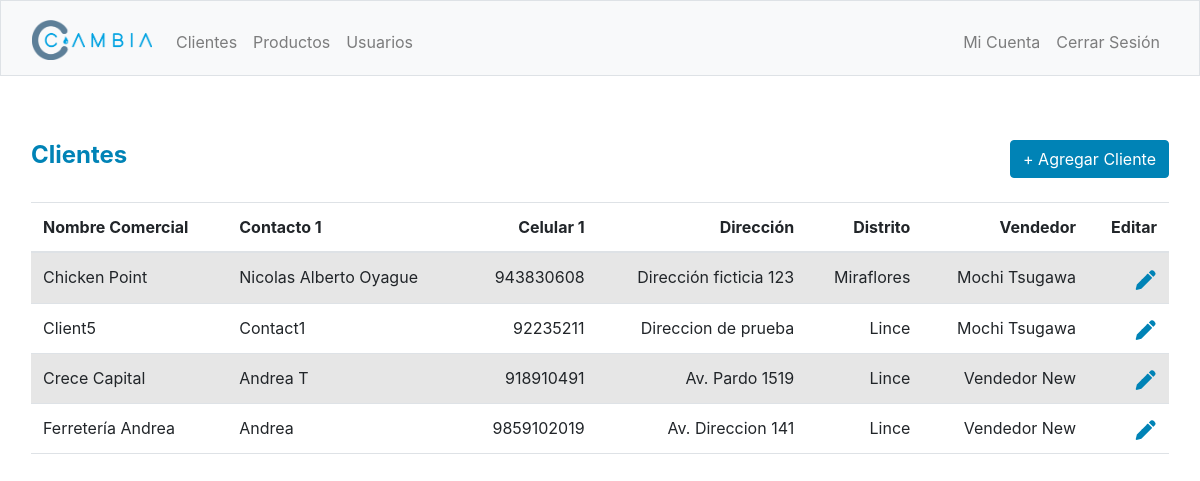
The app's page /clientes (signed in) with its own data.
### tables this page shows
CREATE TABLE 'clients' (id INTEGER PRIMARY KEY AUTOINCREMENT NOT NULL, 'razon_social' TEXT NOT NULL,'ruc' INTEGER NOT NULL,'name' TEXT NOT NULL, 'salesman' INTEGER NOT NULL, 'contact1_name' TEXT NOT NULL,'contact1_phone' INTEGER NOT NULL, 'contact2_name' TEXT,'contact2_phone' INTEGER, 'email' TEXT, 'address' TEXT NOT NULL, 'district' TEXT NOT NULL, 'province' TEXT NOT NULL);

CREATE TABLE 'users' (id INTEGER PRIMARY KEY AUTOINCREMENT NOT NULL, username TEXT NOT NULL, hash TEXT NOT NULL,'type' INTEGER NOT NULL, 'name' TEXT, 'phone' INTEGER, 'email' TEXT, 'bank' TEXT, 'bank_account' TEXT, 'birthday' TEXT);

### app.py (the view)
@app.route("/clientes", methods=["GET", "POST"])
@login_required
def clients():
    if request.method == "POST":
        return redirect("/clients-create")
    else:
        clients = db.execute("SELECT clients.id AS id, clients.name AS name, contact1_name, contact1_phone, address, district, users.name AS salesman, clients.salesman AS salesman_id FROM clients JOIN users ON clients.salesman = users.id;")
        return render_template("clients.html", clients=clients)

### helpers.py (called while the page is built)
def login_required(f):
    @wraps(f)
    def decorated_function(*args, **kwargs):
        if session.get("user_id") is None:
            return redirect("/login")
        return f(*args, **kwargs)
    return decorated_function

### templates/clients.html (shortened to what this page needs)
{% extends "layout.html" %}
{% block main %}
    <nav class="navbar navbar-expand-md navbar-light" id="subtitle">Clientes
        <ul class="navbar-nav ms-auto mt-2">
            <form action="/clientes" method="post">
                <button class="btn btn-primary" type="submit">+ Agregar Cliente</button>
            </form>
        </ul>
    </nav>
    <div id="db_table">
        <table class="table table-striped">
            <thead>
                <tr>
                    <th class="text-start">Nombre Comercial</th>
                    <th class="text-start">Contacto 1</th>
                    <th class="text-end">Celular 1</th>
                    <th class="text-end">Dirección</th>
                    <th class="text-end">Distrito</th>
                    <th class="text-end">Vendedor</th>
                    <th class="text-end">Editar</th>
                </tr>
            </thead>
            <tbody>
                {% set count = namespace(value=0) %}
                {% for client in clients %}
                    {% if session["user_type"] == 3 %}
                        {% if session["user_id"] == clients[count.value]["salesman_id"] %}
                            <tr>
                                <td class="text-start">{{ clients[count.value]["name"] }}</td>
                                <td class="text-start">{{ clients[count.value]["contact1_name"] }}</td>
                                <td class="text-end">{{ clients[count.value]["contact1_phone"] }}</td>
                                <td class="text-end">{{ clients[count.value]["address"] }}</td>
                                <td class="text-end">{{ clients[count.value]["district"] }}</td>
                                <td class="text-end">{{ clients[count.value]["salesman"] }}</td>
                                <td class="text-end">
                                    <a href="https://nico92-pe-code50-94309353-97wx995w42x759-5000.preview.app.github.dev/clients_edit/{{ clients[count.value].id }}">
                                        <img type="imgage" id="{{ clients[count.value].name }}" src="/static/edit.png"></img>
                                    </a>
                                </td>
                            </tr>
                        {% endif %}
                    {% else %}
                        <tr>
                            <td class="text-start">{{ clients[count.value]["name"] }}</td>
                            <td class="text-start">{{ clients[count.value]["contact1_name"] }}</td>
                            <td class="text-end">{{ clients[count.value]["contact1_phone"] }}</td>
                            <td class="text-end">{{ clients[count.value]["address"] }}</td>
                            <td class="text-end">{{ clients[count.value]["district"] }}</td>
                            <td class="text-end">{{ clients[count.value]["salesman"] }}</td>
                            <td class="text-end">
                                <a href="https://nico92-pe-code50-94309353-97wx995w42x759-5000.preview.app.github.dev/clients_edit/{{ clients[count.value].id }}">
                                    <img type="imgage" id="{{ clients[count.value].name }}" src="/static/edit.png"></img>
                                </a>
                            </td>
                        </tr>
                    {% endif%}
                    {% set count.value = count.value + 1 %}
                {% endfor %}
            </tbody>
        </table>
    </div>
{% endblock %}

### templates/layout.html (shortened to what this page needs)
<!DOCTYPE html>
<html lang="es">
    <head>
        <link href="https://cdn.jsdelivr.net/npm/bootstrap@5.1.3/dist/css/bootstrap.min.css" rel="stylesheet">
        <link rel="stylesheet" href="https://cdn.jsdelivr.net/npm/bootstrap@4.5.3/dist/css/bootstrap.min.css">
        <link rel="stylesheet" href="https://cdnjs.cloudflare.com/ajax/libs/font-awesome/4.7.0/css/font-awesome.min.css">
        <link href="/static/styles.css" rel="stylesheet">
    </head>
    <body>
        <nav class="bg-light border navbar navbar-expand-md navbar-light" >
            <div class="container-fluid">
                <a class="navbar-brand" href="/"><img src="/static/logo.png" width="120" height=auto></a>
                <div class="collapse navbar-collapse" id="navbar">
                    {% if session["user_type"] == 3 or session["user_type"] == 2 %}
                        <ul class="navbar-nav me-auto mt-2">
                            <li class="nav-item"><a class="nav-link" href="/clientes">Clientes</a></li>
                            <li class="nav-item"><a class="nav-link" href="/productos">Productos</a></li>
                        </ul>
                        <ul class="navbar-nav ms-auto mt-2">
                            <li class="nav-item"><a class="nav-link" href="/myaccount">Mi Cuenta</a></li>
                            <li class="nav-item"><a class="nav-link" href="/logout">Cerrar Sesión</a></li>
                        </ul>
                    {% elif session["user_type"] == 1 %}
                        <ul class="navbar-nav me-auto mt-2">
                            <li class="nav-item"><a class="nav-link" href="/clientes">Clientes</a></li>
                            <li class="nav-item"><a class="nav-link" href="/productos">Productos</a></li>
                            <li class="nav-item"><a class="nav-link" href="/usuarios">Usuarios</a></li>
                        </ul>
                        <ul class="navbar-nav ms-auto mt-2">
                            <li class="nav-item"><a class="nav-link" href="/myaccount">Mi Cuenta</a></li>
                            <li class="nav-item"><a class="nav-link" href="/logout">Cerrar Sesión</a></li>
                        </ul>
                    {% endif %}
                </div>
            </div>
        </nav>
        <main class="container-fluid py-5 text-center">
            {% block main %}{% endblock %}
        </main>
    </body>
</html>

### static/styles.css (style rules this page uses)
nav .navbar-brand { font-size: xx-large; }
#subtitle { background-color: #FFFFFF; color: #0083B6; font-size: x-large; font-weight: bold; }
.btn-primary { background-color: #0083B6; border-color: #0083B6; }
#db_table { padding-top: 1rem; padding-bottom: 1rem; padding-left: 1rem; padding-right: 1rem; }
:root { --bs-body-font-family: Montserrat; }

### records on screen
clients: name "Chicken Point", contact1_name "Nicolas Alberto Oyague", contact1_phone "943830608", address "Dirección ficticia 123", district "Miraflores"
users: name "Mochi Tsugawa"
clients: name "Client5", contact1_name "Contact1", contact1_phone "92235211", address "Direccion de prueba", district "Lince"
clients: name "Crece Capital", contact1_name "Andrea T", contact1_phone "918910491", address "Av. Pardo 1519", district "Lince"
users: name "Vendedor New"
clients: name "Ferretería Andrea", contact1_name "Andrea", contact1_phone "9859102019", address "Av. Direccion 141", district "Lince"
